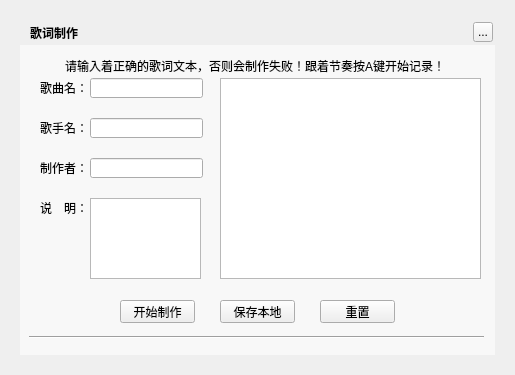
<?xml version="1.0" encoding="UTF-8"?>
<ui version="4.0">
 <class>MusicLrcMakerWidget</class>
 <widget class="QWidget" name="MusicLrcMakerWidget">
  <property name="geometry">
   <rect>
    <x>0</x>
    <y>0</y>
    <width>515</width>
    <height>375</height>
   </rect>
  </property>
  <property name="windowTitle">
   <string>Form</string>
  </property>
  <widget class="QLabel" name="background">
   <property name="geometry">
    <rect>
     <x>20</x>
     <y>20</y>
     <width>475</width>
     <height>335</height>
    </rect>
   </property>
   <property name="text">
    <string/>
   </property>
  </widget>
  <widget class="QLabel" name="topTitleName">
   <property name="geometry">
    <rect>
     <x>30</x>
     <y>20</y>
     <width>71</width>
     <height>25</height>
    </rect>
   </property>
   <property name="styleSheet">
    <string notr="true">color:&quot;#FFFFFF&quot;;font-weight:bold</string>
   </property>
   <property name="text">
    <string>歌词制作</string>
   </property>
  </widget>
  <widget class="QToolButton" name="topTitleCloseButton">
   <property name="geometry">
    <rect>
     <x>473</x>
     <y>22</y>
     <width>20</width>
     <height>20</height>
    </rect>
   </property>
   <property name="text">
    <string>...</string>
   </property>
  </widget>
  <widget class="Line" name="line_2">
   <property name="geometry">
    <rect>
     <x>29</x>
     <y>335</y>
     <width>455</width>
     <height>5</height>
    </rect>
   </property>
   <property name="orientation">
    <enum>Qt::Horizontal</enum>
   </property>
  </widget>
  <widget class="QLabel" name="artNameLabel">
   <property name="geometry">
    <rect>
     <x>40</x>
     <y>120</y>
     <width>51</width>
     <height>16</height>
    </rect>
   </property>
   <property name="text">
    <string>歌手名：</string>
   </property>
  </widget>
  <widget class="QLineEdit" name="artNameEdit">
   <property name="geometry">
    <rect>
     <x>90</x>
     <y>118</y>
     <width>113</width>
     <height>20</height>
    </rect>
   </property>
  </widget>
  <widget class="QLabel" name="songNameLabel">
   <property name="geometry">
    <rect>
     <x>40</x>
     <y>80</y>
     <width>51</width>
     <height>16</height>
    </rect>
   </property>
   <property name="text">
    <string>歌曲名：</string>
   </property>
  </widget>
  <widget class="QLineEdit" name="songNameEdit">
   <property name="geometry">
    <rect>
     <x>90</x>
     <y>78</y>
     <width>113</width>
     <height>20</height>
    </rect>
   </property>
  </widget>
  <widget class="QLabel" name="authorNameLabel">
   <property name="geometry">
    <rect>
     <x>40</x>
     <y>160</y>
     <width>51</width>
     <height>16</height>
    </rect>
   </property>
   <property name="text">
    <string>制作者：</string>
   </property>
  </widget>
  <widget class="QLineEdit" name="authorNameEdit">
   <property name="geometry">
    <rect>
     <x>90</x>
     <y>158</y>
     <width>113</width>
     <height>20</height>
    </rect>
   </property>
  </widget>
  <widget class="QTextEdit" name="lrcTextEdit">
   <property name="geometry">
    <rect>
     <x>220</x>
     <y>78</y>
     <width>261</width>
     <height>201</height>
    </rect>
   </property>
  </widget>
  <widget class="QTextEdit" name="introductionTextEdit">
   <property name="geometry">
    <rect>
     <x>90</x>
     <y>198</y>
     <width>111</width>
     <height>81</height>
    </rect>
   </property>
  </widget>
  <widget class="QLabel" name="introductionLabel">
   <property name="geometry">
    <rect>
     <x>40</x>
     <y>200</y>
     <width>51</width>
     <height>16</height>
    </rect>
   </property>
   <property name="text">
    <string>说　明：</string>
   </property>
  </widget>
  <widget class="QPushButton" name="makeButton">
   <property name="geometry">
    <rect>
     <x>120</x>
     <y>300</y>
     <width>75</width>
     <height>23</height>
    </rect>
   </property>
   <property name="text">
    <string>开始制作</string>
   </property>
  </widget>
  <widget class="QPushButton" name="saveButton">
   <property name="geometry">
    <rect>
     <x>220</x>
     <y>300</y>
     <width>75</width>
     <height>23</height>
    </rect>
   </property>
   <property name="text">
    <string>保存本地</string>
   </property>
  </widget>
  <widget class="QPushButton" name="reviewButton">
   <property name="geometry">
    <rect>
     <x>320</x>
     <y>300</y>
     <width>75</width>
     <height>23</height>
    </rect>
   </property>
   <property name="text">
    <string>重置</string>
   </property>
  </widget>
  <widget class="QLabel" name="llrcIntroductionLabel">
   <property name="geometry">
    <rect>
     <x>65</x>
     <y>58</y>
     <width>400</width>
     <height>15</height>
    </rect>
   </property>
   <property name="text">
    <string>请输入着正确的歌词文本，否则会制作失败！跟着节奏按A键开始记录！</string>
   </property>
  </widget>
  <widget class="QWidget" name="backgroundMask" native="true">
   <property name="geometry">
    <rect>
     <x>20</x>
     <y>45</y>
     <width>475</width>
     <height>310</height>
    </rect>
   </property>
   <property name="styleSheet">
    <string notr="true">background:rgba(255,255,255,150)</string>
   </property>
  </widget>
  <zorder>background</zorder>
  <zorder>backgroundMask</zorder>
  <zorder>topTitleName</zorder>
  <zorder>topTitleCloseButton</zorder>
  <zorder>line_2</zorder>
  <zorder>artNameLabel</zorder>
  <zorder>artNameEdit</zorder>
  <zorder>songNameLabel</zorder>
  <zorder>songNameEdit</zorder>
  <zorder>authorNameLabel</zorder>
  <zorder>authorNameEdit</zorder>
  <zorder>lrcTextEdit</zorder>
  <zorder>introductionTextEdit</zorder>
  <zorder>introductionLabel</zorder>
  <zorder>makeButton</zorder>
  <zorder>saveButton</zorder>
  <zorder>reviewButton</zorder>
  <zorder>llrcIntroductionLabel</zorder>
 </widget>
 <resources/>
 <connections/>
</ui>
